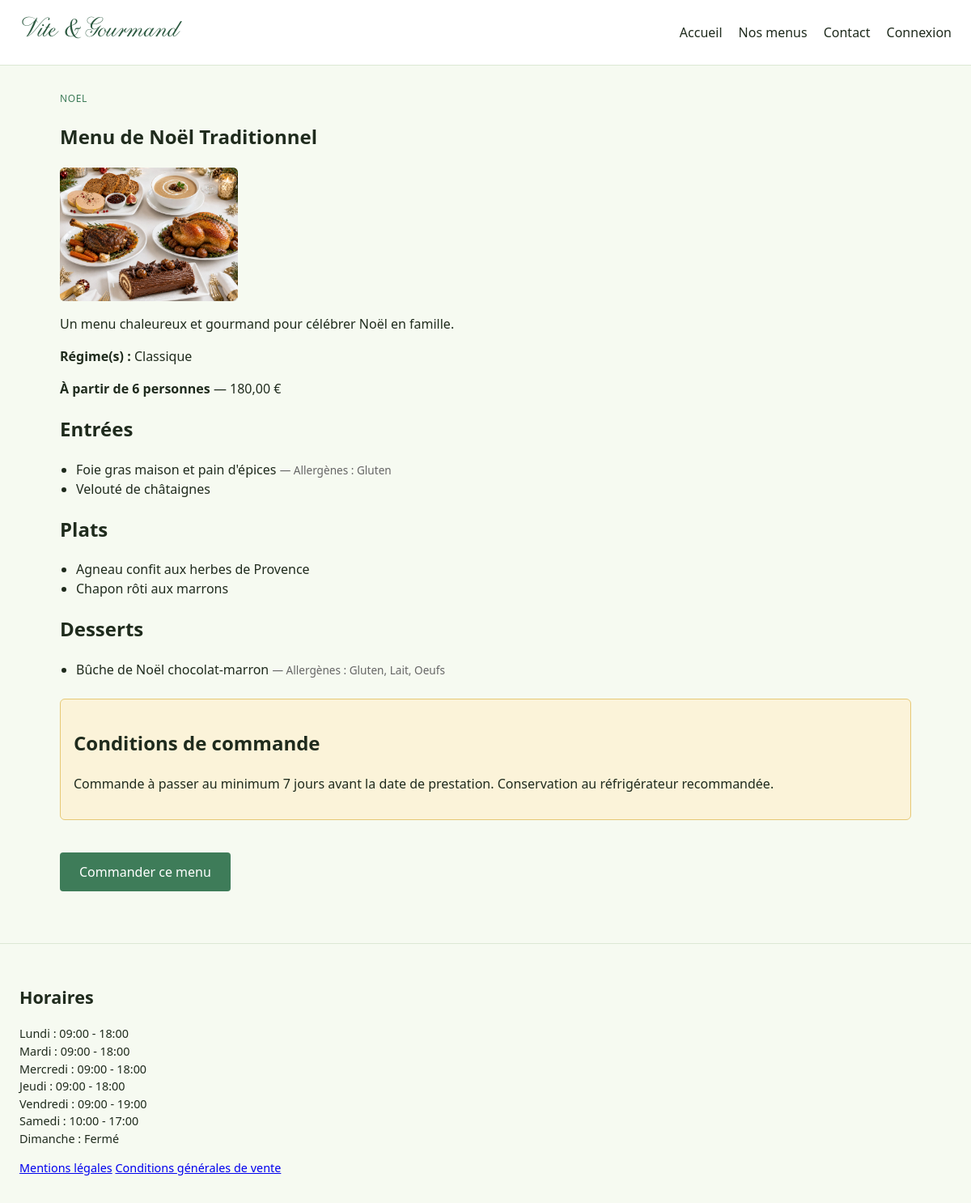
Screenshot of /menu-detail.php?id=1 with the database file from the repository.
### tables this page shows
CREATE TABLE menu (
    menu_id                 INT UNSIGNED AUTO_INCREMENT PRIMARY KEY,
    titre                    VARCHAR(150) NOT NULL,
    description              TEXT NOT NULL,
    theme_id                 TINYINT UNSIGNED NOT NULL,
    nombre_personne_minimum  SMALLINT UNSIGNED NOT NULL DEFAULT 1,
    prix_personne_minimum    DECIMAL(8,2) NOT NULL,         
    conditions               TEXT NULL,                     
    stock_disponible         SMALLINT NOT NULL DEFAULT 0,    
    actif                    TINYINT(1) NOT NULL DEFAULT 1,
    date_creation            DATETIME NOT NULL DEFAULT CURRENT_TIMESTAMP,
    date_modification        DATETIME NOT NULL DEFAULT CURRENT_TIMESTAMP ON UPDATE CURRENT_TIMESTAMP,
    CONSTRAINT fk_menu_theme FOREIGN KEY (theme_id) REFERENCES theme (theme_id)
);

CREATE TABLE theme (
    theme_id    TINYINT UNSIGNED AUTO_INCREMENT PRIMARY KEY,
    libelle     VARCHAR(50) NOT NULL UNIQUE    
);

CREATE TABLE plat (
    plat_id      INT UNSIGNED AUTO_INCREMENT PRIMARY KEY,
    titre_plat   VARCHAR(120) NOT NULL,
    categorie    ENUM('entree','plat','dessert') NOT NULL,
    photo        VARCHAR(255) NULL
);

CREATE TABLE horaire (
    horaire_id       TINYINT UNSIGNED AUTO_INCREMENT PRIMARY KEY,
    jour             ENUM('lundi','mardi','mercredi','jeudi','vendredi','samedi','dimanche') NOT NULL UNIQUE,
    heure_ouverture  TIME NULL,
    heure_fermeture  TIME NULL,
    ferme            TINYINT(1) NOT NULL DEFAULT 0
);

### src/Config/Database.php (called while the page is built, shortened)
<?php
function getPDO(): PDO
{
    static $pdo = null;
    if ($pdo instanceof PDO) {
        return $pdo;
    }
    $host    = env('DB_HOST', '127.0.0.1');
    $port    = env('DB_PORT', '3306');
    $name    = env('DB_NAME', 'vite_et_gourmand');
    $user    = env('DB_USER', 'root');
    $pass    = env('DB_PASS', '');
    $charset = env('DB_CHARSET', 'utf8mb4');
    $dsn = "mysql:host={$host};port={$port};dbname={$name};charset={$charset}";
    $pdo = new PDO($dsn, $user, $pass, [
        PDO::ATTR_ERRMODE            => PDO::ERRMODE_EXCEPTION,
        PDO::ATTR_DEFAULT_FETCH_MODE => PDO::FETCH_ASSOC,
        PDO::ATTR_EMULATE_PREPARES   => false,
    ]);
    return $pdo;
}

### src/Models/MenuModel.php (called while the page is built, shortened)
<?php
require_once __DIR__ . '/../Config/Database.php';
final class MenuModel
{
    public static function find(int $id): ?array
    {
        $stmt = getPDO()->prepare(
            'SELECT m.*, t.libelle AS theme
             FROM menu m
             JOIN theme t ON t.theme_id = m.theme_id
             WHERE m.menu_id = :id AND m.actif = 1'
        );
        $stmt->execute(['id' => $id]);
        $menu = $stmt->fetch();
        $menu['images'] = self::images($id);
        $menu['regimes'] = self::regimes($id);
        $menu['plats'] = self::platsParCategorie($id);
        return $menu;
    }
    public static function images(int $menuId): array
    {
        $stmt = getPDO()->prepare('SELECT chemin_image FROM menu_image WHERE menu_id = :id ORDER BY ordre');
        $stmt->execute(['id' => $menuId]);
        return $stmt->fetchAll(PDO::FETCH_COLUMN);
    }
    public static function regimes(int $menuId): array
    {
        $stmt = getPDO()->prepare(
            'SELECT r.libelle FROM regime r
             JOIN menu_regime mr ON mr.regime_id = r.regime_id
             WHERE mr.menu_id = :id
             ORDER BY r.libelle'
        );
        $stmt->execute(['id' => $menuId]);
        return $stmt->fetchAll(PDO::FETCH_COLUMN);
    }
    public static function platsParCategorie(int $menuId): array
    {
        $stmt = getPDO()->prepare(
            'SELECT p.plat_id, p.titre_plat, p.categorie,
                    GROUP_CONCAT(a.libelle ORDER BY a.libelle SEPARATOR ", ") AS allergenes
             FROM plat p
             JOIN menu_plat mp ON mp.plat_id = p.plat_id
             LEFT JOIN plat_allergene pa ON pa.plat_id = p.plat_id
             LEFT JOIN allergene a ON a.allergene_id = pa.allergene_id
             WHERE mp.menu_id = :id
             GROUP BY p.plat_id, p.titre_plat, p.categorie
             ORDER BY FIELD(p.categorie, "entree", "plat", "dessert"), p.titre_plat'
        );
        $stmt->execute(['id' => $menuId]);
        $groupes = ['entree' => [], 'plat' => [], 'dessert' => []];
        foreach ($stmt->fetchAll() as $plat) {
            $groupes[$plat['categorie']][] = $plat;
        }
        return $groupes;
    }
}

### src/Helpers/functions.php (called while the page is built, shortened)
<?php
function e(?string $value): string
{
    return htmlspecialchars($value ?? '', ENT_QUOTES, 'UTF-8');
}

### public/menu-detail.php (the view, shortened to what this page needs)
<?php
require_once __DIR__ . '/../src/Models/MenuModel.php';
$id = isset($_GET['id']) && ctype_digit((string) $_GET['id']) ? (int) $_GET['id'] : 0;
$menu = $id > 0 ? MenuModel::find($id) : null;
$libellesCategorie = ['entree' => 'Entrées', 'plat' => 'Plats', 'dessert' => 'Desserts'];
require __DIR__ . '/../src/Views/partials/header.php';
?>
    <article class="menu-detail">
        <p class="menu-card-theme"><?= e($menu['theme']) ?></p>
        <h1><?= e($menu['titre']) ?></h1>
        <?php if (!empty($menu['images'])): ?>
            <div class="menu-detail-galerie">
                <?php foreach ($menu['images'] as $image): ?>
                    <img src="/<?= e($image) ?>" alt="">
                <?php endforeach; ?>
            </div>
        <?php endif; ?>
        <p class="menu-detail-description"><?= nl2br(e($menu['description'])) ?></p>
        <?php if (!empty($menu['regimes'])): ?>
            <p><strong>Régime(s) :</strong> <?= e(implode(', ', $menu['regimes'])) ?></p>
        <?php endif; ?>
        <p>
            <strong>À partir de <?= (int) $menu['nombre_personne_minimum'] ?> personnes</strong> —
            <?= number_format((float) $menu['prix_personne_minimum'], 2, ',', ' ') ?> €
        </p>
        <?php foreach ($libellesCategorie as $categorie => $libelle): ?>
            <?php if (!empty($menu['plats'][$categorie])): ?>
                <h2><?= e($libelle) ?></h2>
                <ul class="menu-detail-plats">
                    <?php foreach ($menu['plats'][$categorie] as $plat): ?>
                        <li>
                            <?= e($plat['titre_plat']) ?>
                            <?php if (!empty($plat['allergenes'])): ?>
                                <span class="allergenes">— Allergènes : <?= e($plat['allergenes']) ?></span>
                            <?php endif; ?>
                        </li>
                    <?php endforeach; ?>
                </ul>
            <?php endif; ?>
        <?php endforeach; ?>
        <?php if (!empty($menu['conditions'])): ?>
            <div class="menu-detail-conditions" role="note">
                <h2>Conditions de commande</h2>
                <p><?= nl2br(e($menu['conditions'])) ?></p>
            </div>
        <?php endif; ?>
        <?php if ((int) $menu['stock_disponible'] <= 0): ?>
            <p class="menu-card-rupture">Ce menu est actuellement en rupture de stock.</p>
        <?php else: ?>
            <a class="btn-primary" href="/commande.php?menu_id=<?= (int) $menu['menu_id'] ?>">Commander ce menu</a>
        <?php endif; ?>
    </article>
<?php
require __DIR__ . '/../src/Views/partials/footer.php';

### src/Views/partials/header.php (shortened to what this page needs)
<!doctype html>
<html lang="fr">
<head>
    <link rel="stylesheet" href="/assets/css/style.css?v=<?= @filemtime(__DIR__ . '/../../../public/assets/css/style.css') ?: 1 ?>">
</head>
<body>
<?php require __DIR__ . '/nav.php'; ?>
<main id="contenu-principal">

### src/Views/partials/nav.php
<nav class="navbar" aria-label="Navigation principale">
    <a class="navbar-brand" href="/">Vite &amp; Gourmand</a>
    <ul class="navbar-links">
        <li><a href="/">Accueil</a></li>
        <li><a href="/menus.php">Nos menus</a></li>
        <li><a href="/contact.php">Contact</a></li>
        <?php if (!empty($_SESSION['utilisateur_id'])): ?>
            <?php if (($_SESSION['role'] ?? '') === 'administrateur'): ?>
                <li><a href="/admin/index.php">Espace administrateur</a></li>
            <?php elseif (($_SESSION['role'] ?? '') === 'employe'): ?>
                <li><a href="/employe/index.php">Espace employé</a></li>
            <?php else: ?>
                <li><a href="/utilisateur/index.php">Mon espace</a></li>
            <?php endif; ?>
            <li><a href="/deconnexion.php">Déconnexion</a></li>
        <?php else: ?>
            <li><a href="/connexion.php">Connexion</a></li>
        <?php endif; ?>
    </ul>
</nav>

### src/Views/partials/footer.php
<?php
$horaires = getPDO()->query(
    "SELECT jour, heure_ouverture, heure_fermeture, ferme FROM horaire
     ORDER BY FIELD(jour, 'lundi','mardi','mercredi','jeudi','vendredi','samedi','dimanche')"
)->fetchAll();
?>
</main>
<footer>
    <section aria-label="Horaires d'ouverture">
        <h2>Horaires</h2>
        <ul>
            <?php foreach ($horaires as $h): ?>
                <li>
                    <?= htmlspecialchars(ucfirst($h['jour'])) ?> :
                    <?= $h['ferme']
                        ? 'Fermé'
                        : htmlspecialchars(substr($h['heure_ouverture'], 0, 5) . ' - ' . substr($h['heure_fermeture'], 0, 5)) ?>
                </li>
            <?php endforeach; ?>
        </ul>
    </section>
    <nav aria-label="Informations légales">
        <a href="/mentions-legales.php">Mentions légales</a>
        <a href="/cgv.php">Conditions générales de vente</a>
    </nav>
</footer>
</body>
</html>

### public/assets/css/style.css (style rules this page uses)
* { box-sizing: border-box; }
html { overflow-x: hidden; }
body { margin: 0; overflow-x: hidden; font-family: system-ui, -apple-system, "Segoe UI", Roboto, sans-serif; color: #1F2B1D; background: #F6FAF1; line-height: 1.5; }
.navbar { display: flex; align-items: center; justify-content: space-between; padding: 1rem 1.5rem; background: #fff; border-bottom: 1px solid #DCE8D5; }
.navbar-brand { font-family: "LT Perfume", cursive; font-weight: 400; font-size: 2rem; text-decoration: none; color: #2C5940; }
.navbar-links { display: flex; gap: 1.25rem; list-style: none; margin: 0; padding: 0; }
.navbar-links a { text-decoration: none; color: inherit; }
main { max-width: 1100px; margin: 0 auto; padding: 2rem 1.5rem; }
.btn-primary { display: inline-block; margin-top: 1rem; padding: 0.75rem 1.5rem; background: #3E7C59; color: #fff; text-decoration: none; border-radius: 4px; }
footer { border-top: 1px solid #DCE8D5; padding: 2rem 1.5rem; margin-top: 2rem; font-size: 0.9rem; }
footer ul { list-style: none; padding: 0; }
.menu-card-theme { text-transform: uppercase; font-size: 0.75rem; letter-spacing: 0.05em; color: #3E7C59; margin: 0; }
.menu-detail-galerie { display: flex; gap: 0.75rem; overflow-x: auto; margin: 1rem 0; }
.menu-detail-galerie img { width: 220px; aspect-ratio: 4 / 3; object-fit: cover; border-radius: 6px; background: #E3ECD9; flex-shrink: 0; }
.menu-detail-plats { padding-left: 1.25rem; }
.allergenes { font-size: 0.85rem; color: #666; }
.menu-detail-conditions { background: #FBF3D9; border: 1px solid #E6C875; border-radius: 6px; padding: 1rem; margin: 1.5rem 0; }

### rows the page displays
menu: theme.libelle "NOEL", titre "Menu de Noël Traditionnel", description "Un menu chaleureux et gourmand pour célébrer Noël en famille.", nombre_personne_minimum "6", prix_personne_minimum "180,00", conditions "Commande à passer au minimum 7 jours avant la date de prestation. Conservation au réfrigérateur recommandée."
plat: titre_plat "Foie gras maison et pain d'épices", allergenes "Gluten"
plat: titre_plat "Velouté de châtaignes"
plat: titre_plat "Agneau confit aux herbes de Provence"
plat: titre_plat "Chapon rôti aux marrons"
plat: titre_plat "Bûche de Noël chocolat-marron", allergenes "Gluten, Lait, Oeufs"
horaire: jour "Lundi", heure_ouverture+heure_fermeture "09:00 - 18:00"
horaire: jour "Mardi", heure_ouverture+heure_fermeture "09:00 - 18:00"
horaire: jour "Mercredi", heure_ouverture+heure_fermeture "09:00 - 18:00"
horaire: jour "Jeudi", heure_ouverture+heure_fermeture "09:00 - 18:00"
horaire: jour "Vendredi", heure_ouverture+heure_fermeture "09:00 - 19:00"
horaire: jour "Samedi", heure_ouverture+heure_fermeture "10:00 - 17:00"
horaire: jour "Dimanche", ferme "Fermé"

### other values shown
implode(', ', $menu['regimes']) "Classique"
$libelle "Entrées"
$libelle "Plats"
$libelle "Desserts"
